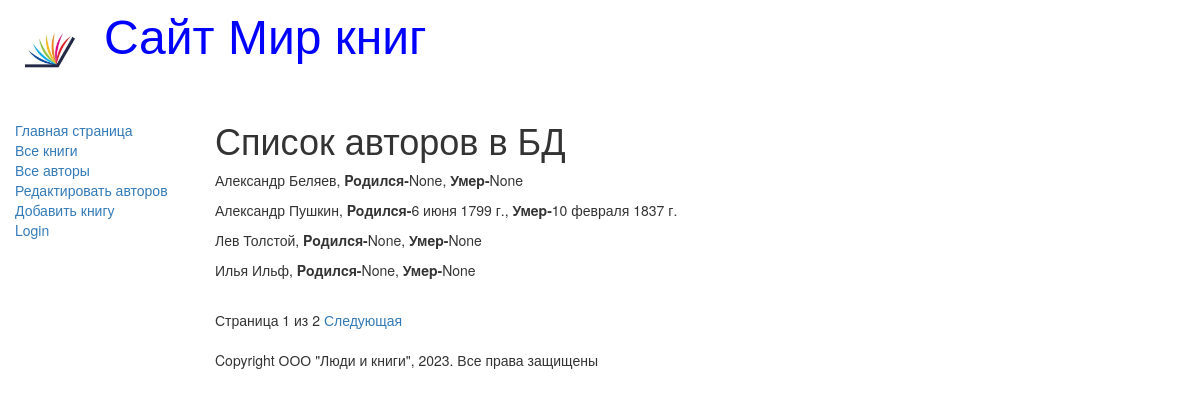
Screenshot of /authors/ with the database file from the repository.
### catalog/models.py (models this page shows, shortened)
class Author(models.Model):
    first_name = models.CharField(max_length=100, help_text='Введите имя автора', verbose_name='Имя автора')
    last_name = models.CharField(max_length=100, help_text='Введите фамилию автора', verbose_name='Фамилия автора')
    date_of_birth = models.DateField(help_text='Введите дату рождения', verbose_name='Дата рождения', null=True, blank=True)
    date_of_death = models.DateField(help_text='Введите дату смерти', verbose_name='Дата смерти', null=True, blank=True)

### catalog/views.py (the view)
# urls.py: url(r'^authors/$', views.AuthorListView.as_view(), name='authors'),
class AuthorListView(generic.ListView):
    model = Author
    paginate_by = 4

### catalog/templates/catalog/author_list.html
{% extends "base_generic.html" %}
{% block content %}
    <h1>Список авторов в БД</h1>
    {% if author_list %}
        {% for author in author_list.all %}
            <p>{{ author.first_name }} {{ author.last_name }}, <strong>Poдилcя-</strong>{{ author.date_of_birth }}, <strong>Умep-</strong>{{ author.date_of_death }}</p>
        {% endfor %}
    {% else %}
        <p>В базе данных нет авторов</p>
    {% endif %}
{% endblock %}

### rows the page displays
Author: first_name "Александр", last_name "Беляев", date_of_birth "None", date_of_death "None"
Author: first_name "Александр", last_name "Пушкин", date_of_birth "6 июня 1799 г.", date_of_death "10 февраля 1837 г."
Author: first_name "Лев", last_name "Толстой", date_of_birth "None", date_of_death "None"
Author: first_name "Илья", last_name "Ильф", date_of_birth "None", date_of_death "None"

### other values shown
{{ page_obj.number }} "1"
{{ page_obj.paginator.num_pages }} "2"
